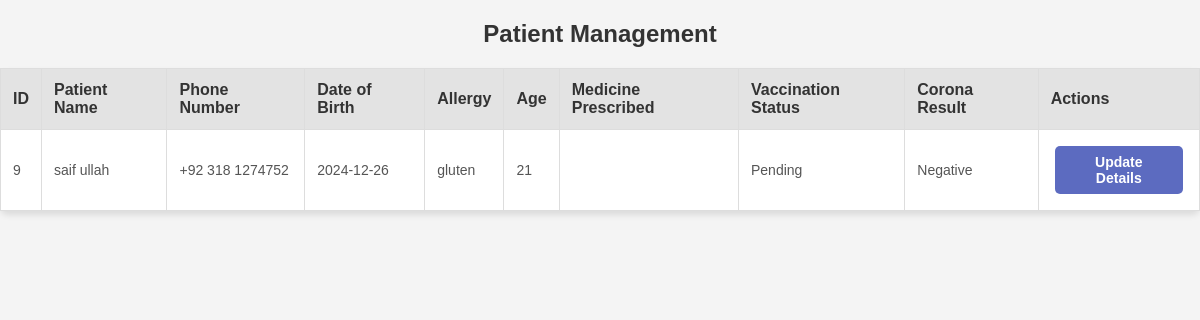
Page /Doctor/patient_manage.php on the committed database.
### tables this page shows
CREATE TABLE `patient` (
  `id` int(255) NOT NULL,
  `patient_name` varchar(30) NOT NULL,
  `phone_number` varchar(15) NOT NULL,
  `dob` date NOT NULL,
  `allergy` varchar(35) NOT NULL,
  `age` int(3) NOT NULL,
  `medicine_prescribed` varchar(255) DEFAULT NULL,
  `vaccination_status` enum('Pending','Completed') DEFAULT 'Pending',
  `corona_result` enum('Positive','Negative') DEFAULT 'Negative'
);

### Doctor/patient_manage.php (the view, shortened to what this page needs)
<?php
require('/xampp/htdocs/E-Project/db.php');
$conn->query("ALTER TABLE patient ADD COLUMN IF NOT EXISTS corona_result ENUM('Positive', 'Negative') DEFAULT 'Negative'");
$sql = "SELECT * FROM patient";
$result = $conn->query($sql);
?>
<!DOCTYPE html>
<html lang="en">
<head>
    <link rel="stylesheet" href="CSS/patient_manage.css">
</head>
<body>
<h2 style="text-align: center;">Patient Management</h2>
<table>
    <tr>
        <th>ID</th>
        <th>Patient Name</th>
        <th>Phone Number</th>
        <th>Date of Birth</th>
        <th>Allergy</th>
        <th>Age</th>
        <th>Medicine Prescribed</th>
        <th>Vaccination Status</th>
        <th>Corona Result</th>
        <th>Actions</th>
    </tr>
    <?php while ($row = $result->fetch_assoc()) { ?>
        <tr>
            <td><?= htmlspecialchars($row['id']) ?></td>
            <td><?= htmlspecialchars($row['patient_name']) ?></td>
            <td><?= htmlspecialchars($row['phone_number']) ?></td>
            <td><?= htmlspecialchars($row['dob']) ?></td>
            <td><?= htmlspecialchars($row['allergy']) ?></td>
            <td><?= htmlspecialchars($row['age']) ?></td>
            <td><?= htmlspecialchars($row['medicine_prescribed'] ?? 'N/A') ?></td>
            <td><?= htmlspecialchars($row['vaccination_status'] ?? 'Pending') ?></td>
            <td><?= htmlspecialchars($row['corona_result'] ?? 'Unknown') ?></td>
            <td>
                <button class="action-btn edit-btn" onclick="openUpdateModal(
                    '<?= htmlspecialchars($row['id']) ?>',
                    '<?= htmlspecialchars($row['patient_name']) ?>',
                    '<?= htmlspecialchars($row['phone_number']) ?>',
                    '<?= htmlspecialchars($row['dob']) ?>',
                    '<?= htmlspecialchars($row['allergy']) ?>',
                    '<?= htmlspecialchars($row['age']) ?>',
                    '<?= htmlspecialchars($row['medicine_prescribed']) ?>',
                    '<?= htmlspecialchars($row['vaccination_status']) ?>',
                    '<?= htmlspecialchars($row['corona_result']) ?>'
                )">Update Details</button>
            </td>
        </tr>
    <?php } ?>
</table>
</body>
</html>

### Doctor/CSS/patient_manage.css (style rules this page uses)
body { font-family: 'Arial', sans-serif; background-color: #f4f4f4; margin: 0; padding: 0; color: #333; }
table { width: 100%; border-collapse: collapse; margin: 20px 0; font-size: 16px; box-shadow: 0 4px 6px rgba(0, 0, 0, 0.1); border-radius: 8px; background-color: #ffffff; }
th, td { padding: 12px; text-align: left; border: 1px solid #ddd; background-color: #ffffff; }
th { background-color: #e3e3e3; color: #333; font-weight: bold; }
tr:nth-child(even) { background-color: #fafafa; }
td { font-size: 14px; color: #555; }
.action-btn { padding: 8px 16px; margin: 4px; cursor: pointer; font-size: 14px; font-weight: bold; border-radius: 5px; background-color: #5c6bc0; color: white; border: none; transition: none; }
.edit-btn { background-color: #5c6bc0; color: white; border: none; }

### rows in the picture
patient: id "9", patient_name "saif ullah", phone_number "+92 318 1274752", dob "2024-12-26", allergy "gluten", age "21", vaccination_status "Pending", corona_result "Negative"
